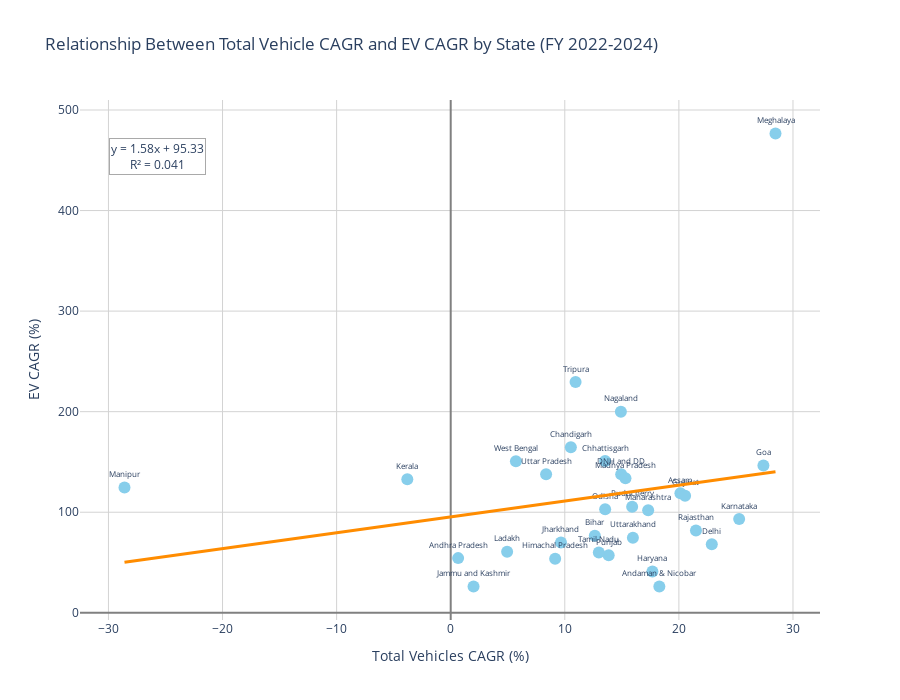

Notebook code for this chart:
### Code cell
# Create a scatter plot with regression line to visualize the relationship
print("Creating scatter plot with regression line to analyze relationship...")

# Create interactive scatter plot
fig = px.scatter(
    comparison,
    x="Total_CAGR",
    y="EV_CAGR",
    hover_name="state",
    text="state",
    title="Relationship Between Total Vehicle CAGR and EV CAGR by State (FY 2022-2024)",
    labels={"Total_CAGR": "Total Vehicles CAGR (%)", "EV_CAGR": "EV CAGR (%)"}
)

# Update marker style
fig.update_traces(
    marker=dict(size=12, color="skyblue"),
    textposition="top center",
    textfont=dict(size=8)
)

# Add regression line
X = comparison["Total_CAGR"].values.reshape(-1, 1)
y = comparison["EV_CAGR"].values
model = LinearRegression().fit(X, y)
x_range = np.linspace(comparison["Total_CAGR"].min(), comparison["Total_CAGR"].max(), 100)
y_pred = model.predict(x_range.reshape(-1, 1))

fig.add_traces(
    px.line(x=x_range, y=y_pred)
    .update_traces(line=dict(color="darkorange", width=3))
    .data
)

# Add equation and R² as annotation
r_squared = model.score(X, y)
slope = model.coef_[0]
intercept = model.intercept_

fig.add_annotation(
    x=comparison["Total_CAGR"].min() + (comparison["Total_CAGR"].max() - comparison["Total_CAGR"].min())*0.05,
    y=comparison["EV_CAGR"].max() - (comparison["EV_CAGR"].max() - comparison["EV_CAGR"].min())*0.05,
    text=f"y = {slope:.2f}x + {intercept:.2f}<br>R² = {r_squared:.3f}",
    showarrow=False,
    bgcolor="rgba(255, 255, 255, 0.8)",
    bordercolor="darkgray",
    borderwidth=1
)

# Layout improvements
fig.update_layout(
    height=700,
    width=900,
    plot_bgcolor="white",
    xaxis=dict(showgrid=True, gridcolor="lightgray", zeroline=True, zerolinecolor="gray"),
    yaxis=dict(showgrid=True, gridcolor="lightgray", zeroline=True, zerolinecolor="gray")
)

fig.show()

# Save the visualization
fig.write_html("../../data/visuals/cagr_correlation_scatter_fiscal_years.html")

### Figure 1 — Plotly figure (JSON) as saved in the notebook; plotly's stock layout.template omitted (floating-point values rounded to 4 significant figures)
{"data": [{"hovertemplate": "<b>%{hovertext}</b><br><br>Total Vehicles CAGR (%)=%{x}<br>EV CAGR (%)=%{y}<br>state=%{text}<extra></extra>", "hovertext": ["Andaman & Nicobar", "Andhra Pradesh", "Assam", "Bihar", "Chandigarh", "Chhattisgarh", "DNH and DD", "Delhi", "Goa", "Gujarat", "Haryana", "Himachal Pradesh", "Jammu and Kashmir", "Jharkhand", "Karnataka", "Kerala", "Ladakh", "Madhya Pradesh", "Maharashtra", "Manipur", "Meghalaya", "Nagaland", "Odisha", "Puducherry", "Punjab", "Rajasthan", "Tamil Nadu", "Tripura", "Uttar Pradesh", "Uttarakhand", "West Bengal"], "legendgroup": "", "marker": {"color": "skyblue", "size": 12, "symbol": "circle"}, "mode": "markers+text", "name": "", "orientation": "v", "showlegend": false, "text": ["Andaman & Nicobar", "Andhra Pradesh", "Assam", "Bihar", "Chandigarh", "Chhattisgarh", "DNH and DD", "Delhi", "Goa", "Gujarat", "Haryana", "Himachal Pradesh", "Jammu and Kashmir", "Jharkhand", "Karnataka", "Kerala", "Ladakh", "Madhya Pradesh", "Maharashtra", "Manipur", "Meghalaya", "Nagaland", "Odisha", "Puducherry", "Punjab", "Rajasthan", "Tamil Nadu", "Tripura", "Uttar Pradesh", "Uttarakhand", "West Bengal"], "textfont": {"size": 8}, "textposition": "top center", "type": "scatter", "x": [18.29, 0.6525, 20.13, 12.63, 10.53, 13.53, 14.94, 22.88, 27.41, 20.55, 17.68, 9.156, 2.002, 9.664, 25.28, -3.804, 4.945, 15.32, 17.31, -28.59, 28.47, 14.92, 13.54, 15.9, 13.85, 21.5, 12.98, 10.94, 8.361, 15.97, 5.716], "xaxis": "x", "y": [26.13, 54.35, 118.9, 76.65, 164.6, 150.9, 137.8, 68.1, 146.4, 116.3, 41.07, 53.81, 26.18, 69.89, 93.24, 132.8, 60.73, 133.7, 101.9, 124.5, 476.6, 200.0, 102.9, 105.4, 57.26, 81.87, 59.95, 229.5, 137.7, 74.57, 150.6], "yaxis": "y"}, {"hovertemplate": "x=%{x}<br>y=%{y}<extra></extra>", "legendgroup": "", "line": {"color": "darkorange", "dash": "solid", "width": 3}, "marker": {"symbol": "circle"}, "mode": "lines", "name": "", "orientation": "v", "showlegend": false, "type": "scatter", "x": [-28.59, -28.02, -27.44, -26.86, -26.29, -25.71, -25.13, -24.56, -23.98, -23.41, -22.83, -22.25, -21.68, -21.1, -20.52, -19.95, -19.37, -18.79, -18.22, -17.64, -17.07, -16.49, -15.91, -15.34, -14.76, -14.18, -13.61, -13.03, -12.45, -11.88, -11.3, -10.73, -10.15, -9.572, -8.996, -8.42, -7.843, -7.267, -6.69, -6.114, -5.538, -4.961, -4.385, -3.808, -3.232, -2.656, -2.079, -1.503, -0.9266, -0.3502, 0.2262, 0.8026, 1.379, 1.955, 2.532, 3.108, 3.685, 4.261, 4.837, 5.414, 5.99, 6.566, 7.143, 7.719, 8.296, 8.872, 9.448, 10.02, 10.6, 11.18, 11.75, 12.33, 12.91, 13.48, 14.06, 14.64, 15.21, 15.79, 16.36, 16.94, 17.52, 18.09, 18.67, 19.25, 19.82, 20.4, 20.98, 21.55, 22.13, 22.71, 23.28, 23.86, 24.43, 25.01, 25.59, 26.16, 26.74, 27.32, 27.89, 28.47], "xaxis": "x", "y": [50.22, 51.13, 52.04, 52.95, 53.86, 54.77, 55.68, 56.59, 57.49, 58.4, 59.31, 60.22, 61.13, 62.04, 62.95, 63.86, 64.77, 65.68, 66.59, 67.5, 68.41, 69.31, 70.22, 71.13, 72.04, 72.95, 73.86, 74.77, 75.68, 76.59, 77.5, 78.41, 79.32, 80.23, 81.13, 82.04, 82.95, 83.86, 84.77, 85.68, 86.59, 87.5, 88.41, 89.32, 90.23, 91.14, 92.05, 92.95, 93.86, 94.77, 95.68, 96.59, 97.5, 98.41, 99.32, 100.2, 101.1, 102.0, 103.0, 103.9, 104.8, 105.7, 106.6, 107.5, 108.4, 109.3, 110.2, 111.1, 112.0, 113.0, 113.9, 114.8, 115.7, 116.6, 117.5, 118.4, 119.3, 120.2, 121.1, 122.0, 123.0, 123.9, 124.8, 125.7, 126.6, 127.5, 128.4, 129.3, 130.2, 131.1, 132.1, 133.0, 133.9, 134.8, 135.7, 136.6, 137.5, 138.4, 139.3, 140.2], "yaxis": "y"}], "layout": {"annotations": [{"bgcolor": "rgba(255, 255, 255, 0.8)", "bordercolor": "darkgray", "borderwidth": 1, "showarrow": false, "text": "y = 1.58x + 95.33<br>R² = 0.041", "x": -25.74, "y": 454.1}], "height": 700, "legend": {"tracegroupgap": 0}, "plot_bgcolor": "white", "title": {"text": "Relationship Between Total Vehicle CAGR and EV CAGR by State (FY 2022-2024)"}, "width": 900, "xaxis": {"anchor": "y", "domain": [0, 1], "gridcolor": "lightgray", "showgrid": true, "title": {"text": "Total Vehicles CAGR (%)"}, "zeroline": true, "zerolinecolor": "gray"}, "yaxis": {"anchor": "x", "domain": [0, 1], "gridcolor": "lightgray", "showgrid": true, "title": {"text": "EV CAGR (%)"}, "zeroline": true, "zerolinecolor": "gray"}}}
